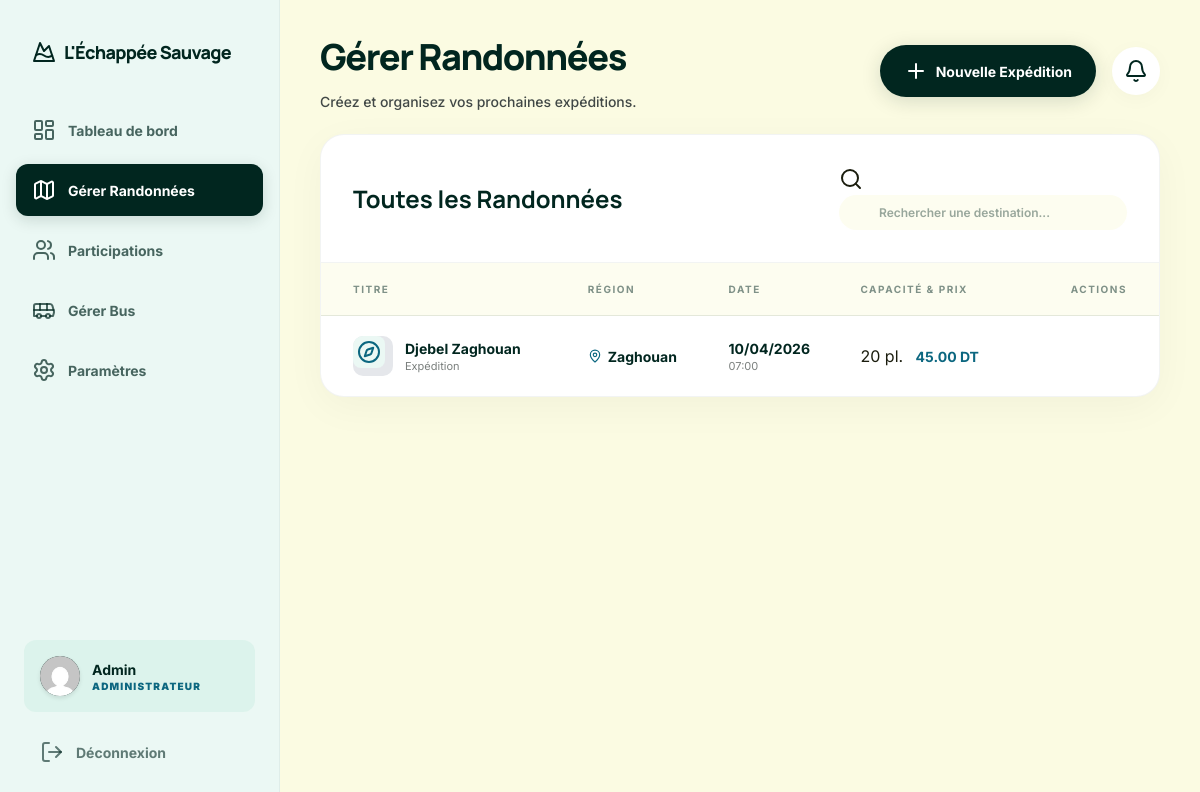
Page /index.php?page=admin&action=manage_randonnees (signed in) on the committed database.
### tables this page shows
CREATE TABLE IF NOT EXISTS randonnee (
    id_randonnee INT AUTO_INCREMENT PRIMARY KEY,
    categorie VARCHAR(50) NOT NULL,
    titre VARCHAR(150) NOT NULL,
    description TEXT NOT NULL,
    date_debut DATETIME NOT NULL,
    date_fin DATETIME NOT NULL,
    region VARCHAR(100) NOT NULL,
    distance FLOAT NOT NULL,
    difficulte ENUM('Facile', 'Moyen', 'Difficile') NOT NULL,
    capacite INT NOT NULL,
    image VARCHAR(255),
    id_bus INT,
    date_creation TIMESTAMP DEFAULT CURRENT_TIMESTAMP,
    statut ENUM('Prévue', 'En cours', 'Terminée', 'Annulée') DEFAULT 'Prévue',
    prix DECIMAL(10, 2) NOT NULL,
    FOREIGN KEY (id_bus) REFERENCES bus(id_bus) ON DELETE SET NULL
);

### controllers/AdminController.php (called while the page is built, shortened)
<?php
class AdminController {
    public function manageRandonnees() {
        $randonnees = RandonneeModel::getAll();
        require_once 'views/layout/header.php';
        require_once 'views/admin/manage_randonnees.php';
        require_once 'views/layout/footer.php';
    }
}

### models/RandonneeModel.php (called while the page is built, shortened)
<?php
class RandonneeModel {
    private $titre;
    private $date_debut;
    private $region;
    private $capacite;
    private $image;
    private $prix;
    public function __construct($row) {
        $this->titre = $row['titre'] ?? null;
        $this->date_debut = $row['date_debut'] ?? null;
        $this->region = $row['region'] ?? null;
        $this->capacite = $row['capacite'] ?? null;
        $this->image = $row['image'] ?? null;
        $this->prix = $row['prix'] ?? null;
    }
    public function getTitre() { return $this->titre; }
    public function getDateDebut() { return $this->date_debut; }
    public function getRegion() { return $this->region; }
    public function getCapacite() { return $this->capacite; }
    public function getImage() { return $this->image; }
    public function getPrix() { return $this->prix; }
    public static function getAll() {
        include 'config/db.php';
        $stmt = $db->query("SELECT * FROM randonnee ORDER BY date_debut ASC");
        $results = [];
        while ($row = $stmt->fetch(PDO::FETCH_ASSOC)) {
            $results[] = new RandonneeModel($row);
        }
        return $results;
    }
}

### views/admin/manage_randonnees.php (the view, shortened to what this page needs)
<div class="admin-layout">
    <?php require_once 'views/layout/admin_sidebar.php'; ?>
    <main class="admin-main custom-scrollbar">
        <div class="admin-content">
            <header class="admin-header">
                <div>
                    <h1 class="admin-header-title">Gérer Randonnées</h1>
                    <p class="admin-header-sub">Créez et organisez vos prochaines expéditions.</p>
                </div>
                <button class="btn-admin-primary" onclick="openAddModal()">
                    <i data-lucide="plus"></i> Nouvelle Expédition
                </button>
                <?php $headerActionsHtml = ob_get_clean(); ?>
                <?php require 'views/layout/admin_header_actions.php'; ?>
            </header>
            <div class="admin-panel">
                <div class="admin-panel-header">
                    <h2 class="admin-panel-title">Toutes les Randonnées</h2>
                    <div class="panel-search-wrap">
                        <i data-lucide="search"></i>
                        <input type="text" placeholder="Rechercher une destination..." class="panel-search">
                    </div>
                </div>
                <div class="admin-table-wrap">
                    <table class="admin-table">
                        <thead>
                            <tr>
                                <th>Titre</th>
                                <th>Région</th>
                                <th>Date</th>
                                <th>Capacité & Prix</th>
                                <th>Actions</th>
                            </tr>
                        </thead>
                        <tbody>
                            <?php if (empty($randonnees)): ?>
                                <tr><td colspan="5" class="td-empty">Vous n'avez pas encore configuré de randonnées.</td></tr>
                            <?php else: ?>
                                <?php foreach ($randonnees as $r): ?>
                                <tr>
                                    <td>
                                        <div class="td-dest">
                                            <div class="td-dest-thumb">
                                                <?php if ($r->getImage()): ?>
                                                    <img src="<?php echo htmlspecialchars($r->getImage()); ?>" alt="">
                                                <?php else: ?>
                                                    <div class="td-dest-icon"><i data-lucide="compass"></i></div>
                                                <?php endif; ?>
                                            </div>
                                            <div>
                                                <p class="td-dest-name"><?php echo htmlspecialchars($r->getTitre()); ?></p>
                                                <p class="td-dest-sub">Expédition</p>
                                            </div>
                                        </div>
                                    </td>
                                    <td>
                                        <span style="display:flex;align-items:center;gap:0.375rem;font-size:0.875rem;font-weight:700;color:var(--color-primary);">
                                            <i data-lucide="map-pin" style="width:0.875rem;height:0.875rem;color:var(--color-secondary);"></i>
                                            <?php echo htmlspecialchars($r->getRegion()); ?>
                                        </span>
                                    </td>
                                    <td>
                                        <p class="td-user-name"><?php echo date('d/m/Y', strtotime($r->getDateDebut())); ?></p>
                                        <p class="td-user-sub"><?php echo date('H:i', strtotime($r->getDateDebut())); ?></p>
                                    </td>
                                    <td>
                                        <span class="region-badge"><?php echo $r->getCapacite(); ?> pl.</span>
                                        <span style="font-size:0.875rem;font-weight:700;color:var(--color-secondary);margin-left:0.5rem;"><?php echo number_format($r->getPrix(), 2); ?> DT</span>
                                    </td>
                                    <td>
                                    </td>
                                </tr>
                                <?php endforeach; ?>
                            <?php endif; ?>
                        </tbody>
                    </table>
                </div>
            </div>
            <div class="admin-bottom-spacer"></div>
        </div>
    </main>
</div>

### index.php (shortened to what this page needs)
<?php
require_once 'models/UserModel.php';
require_once 'models/RandonneeModel.php';
require_once 'controllers/AdminController.php';
$page = isset($_GET['page']) ? $_GET['page'] : 'home';
$action = isset($_GET['action']) ? $_GET['action'] : 'index';
switch ($page) {
    case 'admin':
        $ctrl = new AdminController();
        if ($action == 'dashboard') $ctrl->dashboard();
        elseif ($action == 'manage_randonnees') $ctrl->manageRandonnees();
        elseif ($action == 'delete_randonnee') $ctrl->deleteRandonnee();
        elseif ($action == 'manage_participations') $ctrl->manageParticipations();
        elseif ($action == 'update_participation_status') $ctrl->updateParticipationStatus();
        elseif ($action == 'manage_buses') $ctrl->manageBuses();
        elseif ($action == 'settings') $ctrl->settings();
        break;
}

### views/layout/header.php (shortened to what this page needs)
<!DOCTYPE html>
<html lang="fr">
<head>
    <link rel="stylesheet" href="/projet/public/assets/css/global.css">
    <?php
    global $page;
    $page = $page ?? ($_GET['page'] ?? 'home');
    $action = $_GET['action'] ?? 'index';
    $cssMap = [
        'home'      => ['home.css'],
        'auth'      => ['auth.css'],
        'randonnee' => ($action === 'details') ? ['randonnee-details.css'] : ['admin.css', 'randonnee-list.css'],
        'admin'     => ['admin.css'],
        'user'      => ['admin.css', 'user.css', 'randonnee-list.css'],
    ];
    foreach ($cssMap[$page] ?? [] as $css) {
        $filePath = $_SERVER['DOCUMENT_ROOT'] . '/projet/public/assets/css/' . $css;
        if (file_exists($filePath)) {
            $v = filemtime($filePath);
            echo '<link rel="stylesheet" href="/projet/public/assets/css/' . $css . '?v=' . $v . '">' . "\n    ";
        }
    }
    ?>
</head>
<body>
    <main style="width:100%;">

### views/layout/admin_sidebar.php
<?php
$currentAction = $_GET['action'] ?? 'dashboard';
$navLinks = [
    ['url' => 'index.php?page=admin&action=dashboard',            'icon' => 'layout-dashboard', 'label' => 'Tableau de bord',  'action' => 'dashboard'],
    ['url' => 'index.php?page=admin&action=manage_randonnees',    'icon' => 'map',              'label' => 'Gérer Randonnées', 'action' => 'manage_randonnees'],
    ['url' => 'index.php?page=admin&action=manage_participations','icon' => 'users',            'label' => 'Participations',   'action' => 'manage_participations'],
    ['url' => 'index.php?page=admin&action=manage_buses',         'icon' => 'bus',              'label' => 'Gérer Bus',        'action' => 'manage_buses'],
    ['url' => 'index.php?page=admin&action=settings',             'icon' => 'settings',         'label' => 'Paramètres',       'action' => 'settings'],
];
?>
<aside class="admin-sidebar">
    <div class="sidebar-logo">
        <a href="index.php">
            <i data-lucide="mountain-snow"></i> L'Échappée Sauvage
        </a>
    </div>
    <nav class="sidebar-nav">
        <?php foreach ($navLinks as $link): ?>
        <a href="<?php echo $link['url']; ?>"
           class="sidebar-link <?php echo $currentAction === $link['action'] ? 'active' : ''; ?>">
            <i data-lucide="<?php echo $link['icon']; ?>"></i>
            <?php echo $link['label']; ?>
        </a>
        <?php endforeach; ?>
    </nav>
    <div class="sidebar-footer">
        <div class="sidebar-profile">
            <div class="sidebar-avatar">
                <img src="<?php echo htmlspecialchars($_SESSION['photo_url'] ?? '/projet/public/uploads/profiles/default.png'); ?>" alt="Admin">
            </div>
            <div class="sidebar-profile-info">
                <p class="sidebar-profile-name"><?php echo htmlspecialchars($_SESSION['user_name'] ?? 'Admin'); ?></p>
                <p class="sidebar-profile-role">Administrateur</p>
            </div>
        </div>
        <a href="index.php?page=auth&action=logout" class="sidebar-logout">
            <i data-lucide="log-out"></i> Déconnexion
        </a>
    </div>
</aside>

### views/layout/admin_header_actions.php (shortened to what this page needs)
<div class="admin-header-actions" style="position: relative;">
    <?php echo $headerActionsHtml ?? ''; ?>
    <button class="btn-icon-bell" id="notif-bell-btn" onclick="toggleNotifDropdown(event)">
        <i data-lucide="bell"></i>
    </button>
</div>

### views/layout/footer.php (shortened to what this page needs)
    </main>
</body>
</html>

### public/assets/css/global.css (style rules this page uses)
:root { --color-primary: #01261f; --color-primary-dark: #1a3c34; --color-primary-fixed: #c5eadf; --color-secondary: #0c6780; --color-surface: #fbfbe2; --color-surface-low: #f5f5dc; --color-surface-high: #eaead1; --color-surface-highest: #e4e4cc; --color-surface-mint: #ebf8f4; --color-on-surface: #1b1d0e; --color-on-variant: #414846; --color-orange: #ef8300; --color-green: #2e7d32; --color-error: #ba1a1a; --color-error-bg: #ffdad6; --font-headline: 'Manrope', sans-serif; --font-body: 'Inter', sans-serif; --radius: 0.75rem; --radius-md: 0.625rem; --radius-lg: 1rem; --radius-xl: 1.5rem; --radius-full: 9999px; --shadow-card: 0 10px 40px rgba(1,38,31,0.04); --shadow-sm: 0 4px 20px rgba(1,38,31,0.03); --shadow-btn: 0 4px 20px rgba(1,38,31,0.15); --border-soft: 1px solid rgba(1,38,31,0.05); --border-mid: 1px solid rgba(1,38,31,0.10); }
*, *::before, *::after { box-sizing: border-box; margin: 0; padding: 0; }
html { scroll-behavior: smooth; }
body { font-family: var(--font-body); background-color: var(--color-surface); color: var(--color-on-surface); -webkit-font-smoothing: antialiased; -moz-osx-font-smoothing: grayscale; }
img { display: block; max-width: 100%; }
a { text-decoration: none; color: inherit; }
button { cursor: pointer; font-family: inherit; border: none; background: none; }
input, select, textarea { font-family: inherit; }

### rows in the picture
randonnee: titre "Djebel Zaghouan", region "Zaghouan", date_debut "10/04/2026", date_debut "07:00", capacite "20", prix "45.00"

### other values in the picture
$link['label'] "Tableau de bord"
$link['label'] "Gérer Randonnées"
$link['label'] "Participations"
$link['label'] "Gérer Bus"
$link['label'] "Paramètres"
$_SESSION['user_name'] "Admin"
